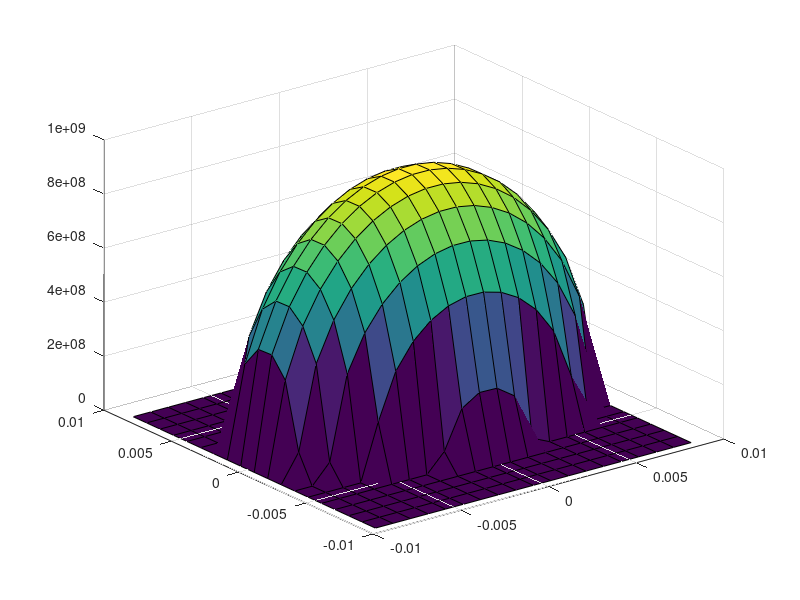

Reproduce this figure in MATLAB.
%%
%This program calculates the maximum Hertzian stress for a given stress field.
%The equations are based on Barber (2018) Contact Mechanics
%(c) Derek Leung 2020
%Submitted as a supplementary material for MScR GeoSciences
%a>b

%Input 
a = 0.0094615;%semi-major axis of contact
b = 0.0056725;%semi-minor axis of contact

%a = 0.016425/2;%minimum collisional scenario
%b = 0.00707/2;%minimum collisional scenario


R = 0.13934; %Radius of curling stone
B = (1/R+1/R)/2 %Curvature of curling stone (inverse of radius)
v = 0.2; %Poisson's ratio
E = 39e9 %Young's modulus
Estar = 1/((1-v^2)/E + (1-v^2)/E) %Equivalent Young's modulus

e = sqrt(1-b^2/a^2) %Eccentricity

%syms theta
%fun = @(theta) 1/sqrt(1-e*e*cos(theta)*cos(theta))
%Ke = integral(fun , 0, pi/2)
[Ke,Ee] = ellipke(e^2)

%B = 1/(Ke-Ee)*(Ee/(1-e^2)-Ke)*A
A = B*(Ke-Ee)/(Ee/(1-e^2)-Ke)
RA = 1/A

po = A*Estar*a^2*e^2/((Ke-Ee)*b)
pob = B*Estar*a^2*e^2/((Ee/(1-e^2)-Ke)*b) %alternative method, double-check that the math is right
delta = po*b*Ke/Estar

pm = po*2/3


%%%
%%% Hertz impact of spheres

%m = 18.415;
%M = 1/(1/m + 1/m)
%Requiv = 1/(1/R + 1/R)
%V = 2.8; % speed in m/s
%eq 20.11
%pmax = Estar/pi*(30*M*V^2/(Estar*Requiv^3))^(1/5) 

%eq 20.15 total contact time
%tc = 2.868*(M^2/(Estar^2*V*Requiv))^(1/5)

%% some code to check that it should be ellipke(e^2) (ex. from p. 38)
%[Kee,Eee] = ellipke(0.60^2)
%anotherA = ((3*20*(Kee-Eee))/(2*pi*0.60^2*115.4*10^9*50))^(1/3)


%% plots the stress distribution at surface

[X,Y] = meshgrid(-a:0.001:a,-a:0.001:a);
Z = real(po*sqrt(1-X.^2/a^2 -Y.^2/b^2));
surf(X,Y,Z)